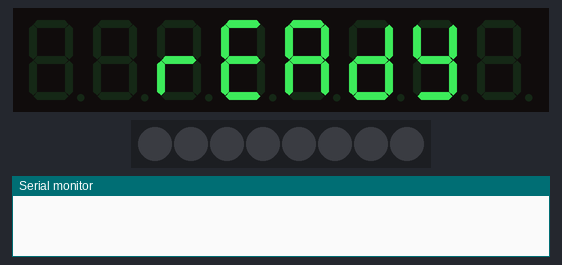
This sketch was run on a simulated Arduino Uno, built with avr-gcc and run on an emulated ATmega328P. Shown: 8-digit seven-segment display, 8 RGB LEDs in strip order, left to right, the last lines printed to the serial monitor. The local clock reads 2024-03-15 10:24:30 at power-on unless the sketch sets it; EEPROM starts erased.

Above: at 0.1 s.
At 15.86 s:
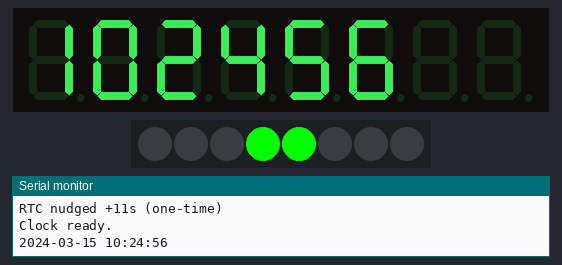
At 27.5 s:
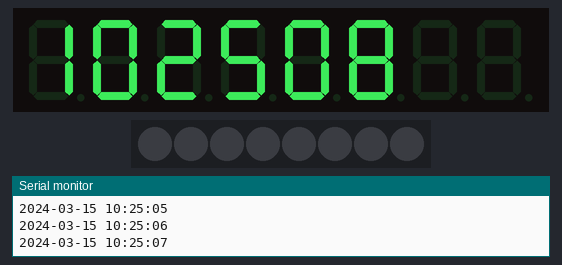
At 38.81 s:
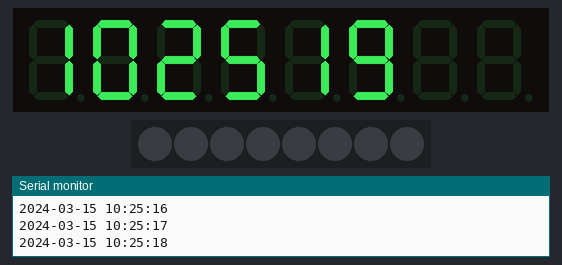
Timing chart, 0 to 40.0 s (numbered marks = the images above):
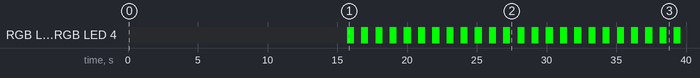

Measured:
- by itself, RGB LED 3, RGB LED 4: alternates RGB(0, 255, 0) for 0.51 s and off for 0.51 s
- what the display in image 2 shows lasts 0.5 s, from 27.4 s to 27.9 s

The sketch:

RTS+TM1638.ino
```cpp
/*  UNO + DS3231 (RTC) + TM1638 (8-digit)
    - แสดง HHMMSS บน TM1638 (โคลอน = LED กลาง 2 ดวงกระพริบ)
    - พิมพ์เวลา Serial ทุก 1 วินาที: "YYYY-MM-DD HH:MM:SS"
    - ชดเชยเวลา +11 วินาที "ครั้งเดียว" ด้วย EEPROM flag กันบวกซ้ำ
    - รองรับตั้งเวลาผ่าน Serial: SET YYYY-MM-DD HH:MM:SS (ภายใน 15s แรกหลังบูต)

    Wiring (UNO):
      DS3231: SDA→A4, SCL→A5, VCC→5V, GND→GND (+CR2032)
      TM1638: STB→D4, CLK→D2, DIO→D3, VCC→5V, GND→GND
*/

#include <Wire.h>
#include <RTClib.h>
#include <TM1638plus.h>
#include <EEPROM.h>

#define PIN_STB 4
#define PIN_CLK 2
#define PIN_DIO 3

RTC_DS3231 rtc;
// NOTE: TM1638plus เวอร์ชันนี้ต้องส่งพารามิเตอร์ตัวที่ 4 (highfreq)
// สำหรับ UNO/AVR ใช้ false
TM1638plus tm(PIN_STB, PIN_CLK, PIN_DIO, false);

// -------- การแสดงผล --------
uint8_t  brightnessLevel = 3;     // 0..7
bool     blinkColon      = true;  // ให้โคลอนกระพริบหรือไม่
uint32_t colonToggleMS   = 500;   // กระพริบทุกกี่ ms

// ใช้ LED กลางสองดวงเป็นโคลอน (เปลี่ยน index ได้ตามบอร์ดคุณ)
const uint8_t COLON_LED_LEFT  = 3;
const uint8_t COLON_LED_RIGHT = 4;

bool     colonOn   = true;
uint32_t lastBlink = 0;

// -------- ชดเชย +11s ครั้งเดียว --------
const int  EEPROM_MARK_ADDR   = 0x42;  // ช่องเก็บ flag
const byte EEPROM_MARK_VALUE  = 0xA5;  // ค่าที่แปลว่า "ปรับแล้ว"
const int  NUDGE_SECONDS      = 11;    // ชดเชยกี่วินาที (ตามที่คุณต้องการ)

// -------- ฟังก์ชันช่วย --------
void setColonLEDs(bool on) {
  uint8_t mask = 0x00;
  if (on) {
    if (COLON_LED_LEFT  < 8) mask |= (1 << COLON_LED_LEFT);
    if (COLON_LED_RIGHT < 8) mask |= (1 << COLON_LED_RIGHT);
  }
  tm.setLEDs(mask);
}

void showHHMMSS(uint8_t hh, uint8_t mm, uint8_t ss) {
  char seg[9];
  snprintf(seg, sizeof(seg), "%02u%02u%02u  ",
           (unsigned)hh, (unsigned)mm, (unsigned)ss);
  tm.displayText(seg);
}

void printDateTimeSerial(const DateTime& dt) {
  char line[25];
  snprintf(line, sizeof(line), "%04d-%02d-%02d %02d:%02d:%02d",
           (int)dt.year(), (int)dt.month(), (int)dt.day(),
           (int)dt.hour(), (int)dt.minute(), (int)dt.second());
  Serial.println(line);
}

void applyNudgeSeconds(int deltaSec){
  DateTime now = rtc.now();
  rtc.adjust(now + TimeSpan(0,0,0,deltaSec));
}

// รับคำสั่ง Serial เพื่อตั้งเวลา (และเลิกใช้ __TIME__)
void trySerialSetRTC(uint32_t wait_ms = 15000) {
  Serial.println(F("Send within 15s: SET YYYY-MM-DD HH:MM:SS"));
  String cmd;
  uint32_t t0 = millis();

  while (millis() - t0 < wait_ms) {
    if (Serial.available()) {
      cmd = Serial.readStringUntil('\n');
      cmd.trim();

      if (cmd.startsWith("SET ")) {
        int y,M,d,h,m,s;
        if (sscanf(cmd.c_str(), "SET %d-%d-%d %d:%d:%d", &y,&M,&d,&h,&m,&s) == 6) {
          rtc.adjust(DateTime(y,M,d,h,m,s));
          Serial.println(F("RTC updated from Serial."));
        } else {
          Serial.println(F("Bad format. Use: SET YYYY-MM-DD HH:MM:SS"));
        }
        break;
      }
    }
  }
}

void setup() {
  Serial.begin(9600);
  Wire.begin();

  // --- TM1638 ---
  tm.displayBegin();
  tm.brightness(brightnessLevel);
  tm.displayText("  READY  ");
  setColonLEDs(false);
  delay(700);

  // --- RTC ---
  if (!rtc.begin()) {
    tm.displayText(" NO RTC ");
    Serial.println(F("RTC not found!"));
    while (1) { delay(1000); }
  }

  // ถ้า RTC เคยไฟหาย ให้ตั้งจากเวลา compile (+ชดเชย boot delay) ครั้งแรกเท่านั้น
  if (rtc.lostPower()) {
    Serial.println(F("RTC lost power -> adjusting from __TIME__ ..."));
    uint32_t bootStart = millis();
    DateTime compiled(F(__DATE__), F(__TIME__));
    uint32_t elapsed = (millis() - bootStart) / 1000;  // วินาที
    rtc.adjust(compiled + TimeSpan(elapsed));
    Serial.print(F("Adjusted from __TIME__ + "));
    Serial.print(elapsed);
    Serial.println(F("s"));
  }

  // เปิดโอกาสให้ตั้งเวลาเป๊ะผ่าน Serial ภายใน 15 วินาทีแรก
  trySerialSetRTC(15000);

  // --- ชดเชย +11 วินาที "ครั้งเดียว" ด้วย EEPROM flag ---
  byte mark = EEPROM.read(EEPROM_MARK_ADDR);
  if (mark != EEPROM_MARK_VALUE) {
    applyNudgeSeconds(NUDGE_SECONDS);
    EEPROM.update(EEPROM_MARK_ADDR, EEPROM_MARK_VALUE);
    Serial.print(F("RTC nudged +"));
    Serial.print(NUDGE_SECONDS);
    Serial.println(F("s (one-time)"));
  } else {
    Serial.println(F("Nudge already applied (EEPROM mark set)."));
  }

  // เริ่มโคลอน
  colonOn = true;
  setColonLEDs(colonOn);
  lastBlink = millis();

  Serial.println(F("Clock ready."));
}

void loop() {
  DateTime now = rtc.now();

  // แสดงเวลา HHMMSS
  showHHMMSS(now.hour(), now.minute(), now.second());

  // กระพริบโคลอนด้วย LED สองดวงกลาง
  if (blinkColon && millis() - lastBlink >= colonToggleMS) {
    colonOn = !colonOn;
    setColonLEDs(colonOn);
    lastBlink = millis();
  }

  // พิมพ์ Serial ทุก ~1s
  static uint32_t lastPrint = 0;
  if (millis() - lastPrint >= 1000) {
    printDateTimeSerial(now);
    lastPrint = millis();
  }

  delay(10);
}
```
